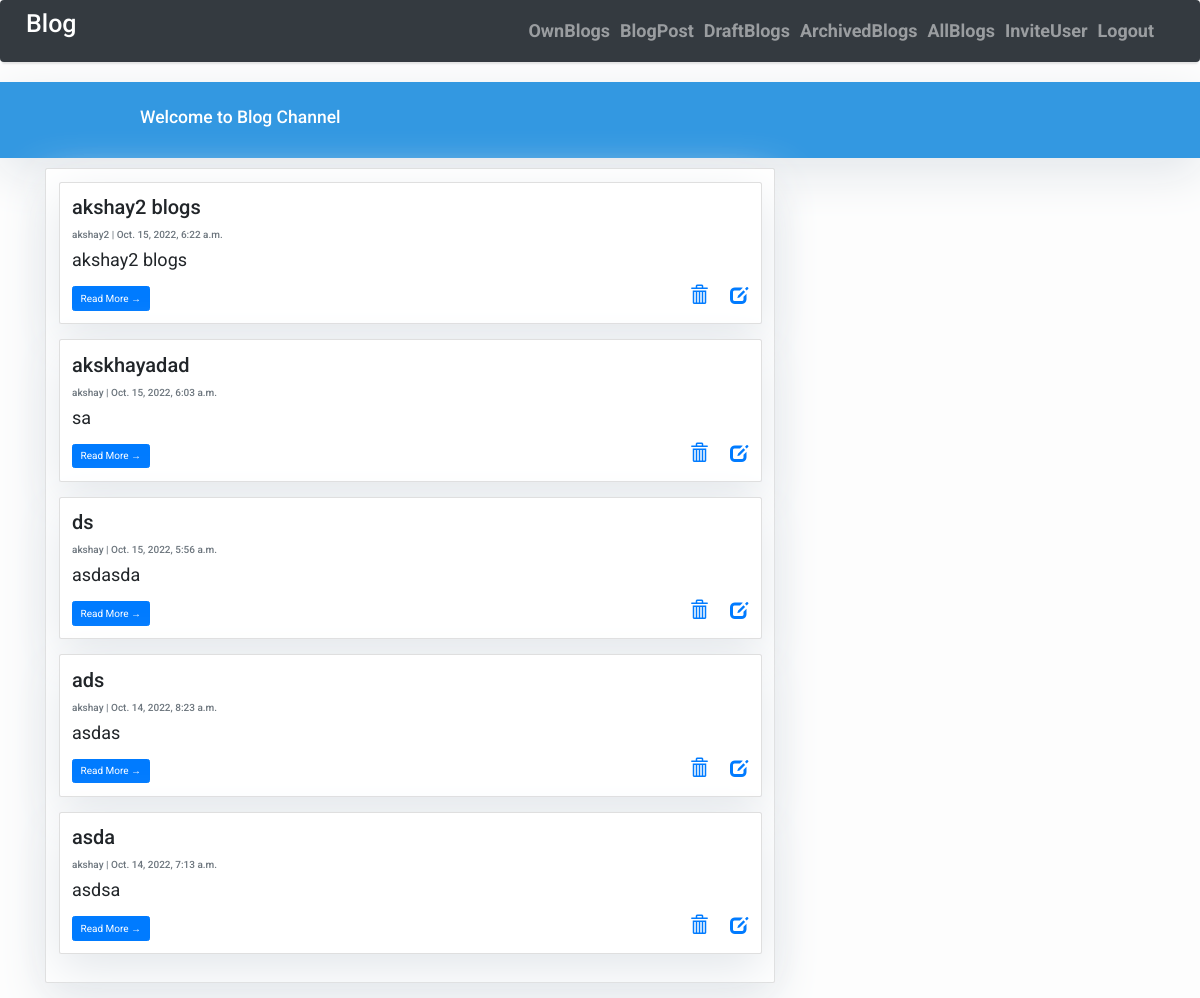
/blog/ (signed in), run on an earlier commit of the app's database.
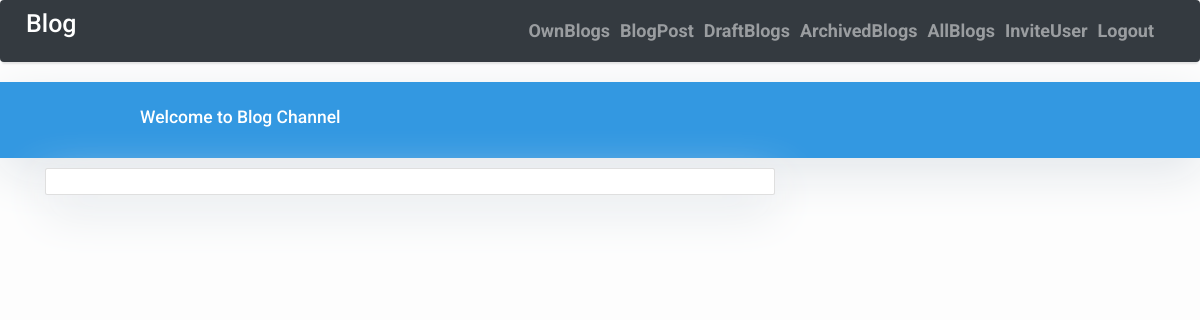
And on a later commit of the database.
### blogs/models.py (models this page shows, shortened)
class Post(models.Model):
    title = models.CharField(max_length=200, unique=True)
    author = models.ForeignKey(User, on_delete= models.CASCADE,related_name='blog_posts', null=True)
    updated_on = models.DateTimeField(auto_now= True)
    content = models.TextField()
    created_on = models.DateTimeField(auto_now_add=True)
    status = models.IntegerField(choices=STATUS, default=1)
    class Meta:
        ordering = ['-created_on']

### blogs/views.py (the view)
# urls.py: path('', views.PostList.as_view(),name='blog_list'),
class PostList(View):
    def get(self, request):
        obj = Post.objects.filter(status=1).order_by('-created_on')
        keys = {"post_list": obj}
        return render(request, "post_list.html", keys)

### blogs/templates/post_list.html (shortened to what this page needs)
{% extends "home.html" %}
{% block content %}
<div class="container">
    <div class="row">
        <div class="col-md-8 mt-3 left">
            <div class="card mb-4">
                <div class="card-body">
                {% for post in post_list %}
                <div class="card mb-4">
                    <div class="card-body">
                        <h2 class="card-title">{{ post.title }}</h2>
                        <p class="card-text text-muted h6">{{ post.author }} | {{ post.created_on}} </p>
                        <p class="card-text">{{post.content|slice:":200" }}</p>
                        <a href="{% url 'blog:post_detail' post.id  %}" class="btn btn-primary">Read More &rarr;</a>
                        <div class="right">
                        <a href="{% url 'blog:post_delete' post.id  %}">
                            <span class="glyphicon glyphicon-trash" ></span>
                          </a>&nbsp;&nbsp;&nbsp;
                        <a href="{% url 'blog:post_update' post.id  %}">
                        <span class="glyphicon glyphicon-edit"></span>
                        </a>
                        </div>
                    </div>
                </div>
                {% endfor %}
                </div>
            </div>
        </div>
    </div>
</div>
{%endblock%}

### blogs/templates/home.html (shortened to what this page needs)
<!DOCTYPE html>
<html>
    <head>
        <link rel="stylesheet" href="https://maxcdn.bootstrapcdn.com/bootstrap/3.4.0/css/bootstrap.min.css">
        <link rel="stylesheet" href="https://maxcdn.bootstrapcdn.com/bootstrap/4.0.0/css/bootstrap.min.css"
 />
    </head>
    <body>
        <nav class="navbar navbar-expand-lg navbar-dark bg-dark shadow" id="mainNav">
            <div class="container-fluid">
                {% if request.user.is_authenticated %}
                <a class="navbar-brand" href="{% url 'blog:blog_list' %}"><h1>Blog</h1></a>
                {% endif %}
                <div class="collapse navbar-collapse" id="navbarResponsive">
                    <ul class="navbar-nav ml-auto">
                        <li class="nav-item text-black">
                            <a class="nav-link text-black font-weight-bold" href="{% url 'blog:user_posts' %}">OwnBlogs</a>
                        </li>
                        <li class="nav-item text-black">
                            <a class="nav-link text-black font-weight-bold" href="{% url 'blog:blog_create' %}">BlogPost</a>
                        </li>
                        {% if request.user.is_superuser %}
                            <li class="nav-item text-black">
                                <a class="nav-link text-black font-weight-bold" href="{% url 'blog:user_draft_posts' %}">DraftBlogs</a>
                            </li>
                            <li class="nav-item text-black">
                                <a class="nav-link text-black font-weight-bold" href="{% url 'blog:user_archive_posts' %}">ArchivedBlogs</a>
                            </li>
                            <li class="nav-item text-black">
                                <a class="nav-link text-black font-weight-bold" href="{% url 'blog:all_posts' %}">AllBlogs</a>
                            </li>
                            <li class="nav-item text-black">
                                <a class="nav-link text-black font-weight-bold" href="{% url 'invite:invite' %}">InviteUser</a>
                            </li>
                        {% endif %}
                        <li class="nav-item text-black">
                            <a class="nav-link text-black font-weight-bold" href="{% url 'users:logout' %}">Logout</a>
                        </li>
                    </ul>
                </div>
            </div>
        </nav>
        <header class="masthead">
            <div class="overlay">
            <div class="container">
                <div class="row">
                    <div class=" col-md-8 col-md-10 mx-auto">
                        <div class="site-heading">
                            <h3 class=" site-heading my-4 mt-3 text-white"> Welcome to Blog Channel</h3>
                        </div>
                    </div>
                </div>
            </div>
        </div>
        </header>
        {% block content %}{% endblock content %}
    </body>
</html>

### blogs/templates/home.html (style rules this page uses)
body { font-family: "Roboto", sans-serif; font-size: 17px; background-color: #fdfdfd; }
.shadow { box-shadow: 0 4px 2px -2px rgba(0, 0, 0, 0.1); }
.masthead { background: #3398E1; height: auto; padding-bottom: 15px; box-shadow: 0 16px 48px #E3E7EB; padding-top: 10px; }

### blogs/templates/post_list.html (style rules this page uses)
body { font-family: "Roboto", sans-serif; font-size: 18px; background-color: #fdfdfd; }
.card { box-shadow: 0 16px 48px #E3E7EB; }

What changed in the data, as far as the page shows it:
removed Post: title "akshay2 blogs", author "akshay2", created_on "Oct. 15, 2022, 6:22 a.m.", content "akshay2 blogs"
removed Post: title "akskhayadad", author "akshay", created_on "Oct. 15, 2022, 6:03 a.m.", content "sa"
removed Post: title "ds", author "akshay", created_on "Oct. 15, 2022, 5:56 a.m.", content "asdasda"
removed Post: title "ads", author "akshay", created_on "Oct. 14, 2022, 8:23 a.m.", content "asdas"
removed Post: title "asda", author "akshay", created_on "Oct. 14, 2022, 7:13 a.m.", content "asdsa"
